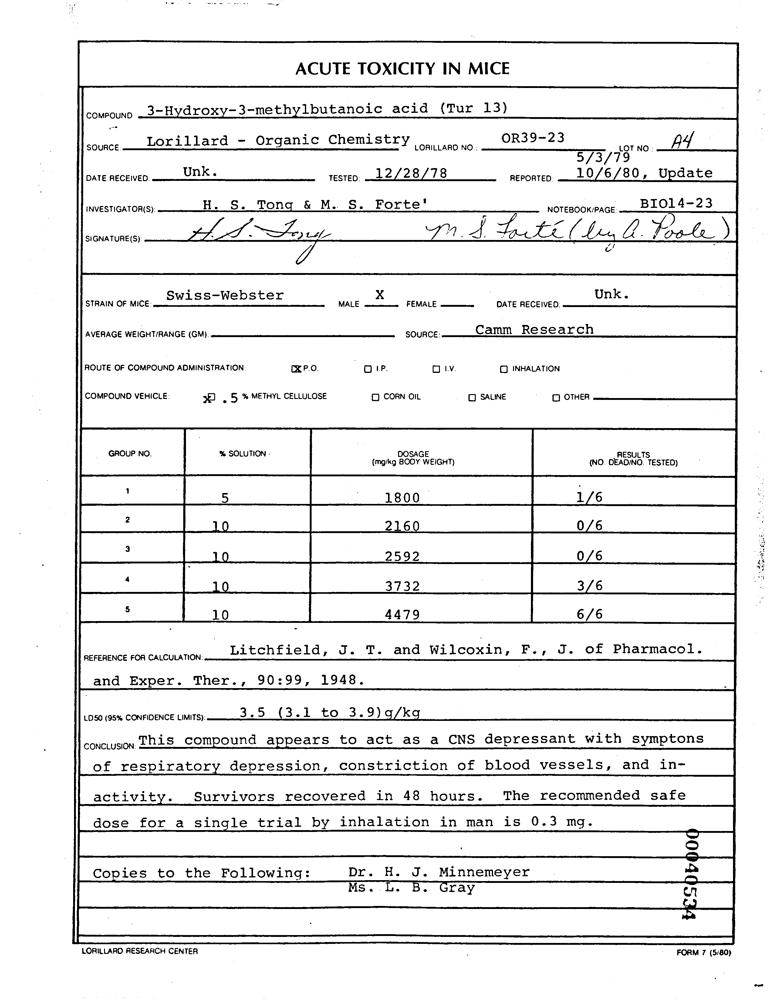
#> input picture src/api/uploads/00040534.jpeg, 777 x 1000 px; its folder holds only this picture in this run
$ python -i extract_tables.py   (imports and definitions only)
#> lines starting #> are read from the running program, lines starting #| are printed output that depends on the picture; after the words box and inside, x2 and y2 are one past the last pixel; in counts of white or black regions, pixels touching at a corner belong together

import cv2
import pytesseract
import os
import numpy as np
import pandas as pd

# Укажите путь к Tesseract
pytesseract.pytesseract.tesseract_cmd = r'C:\Program Files\Tesseract-OCR\tesseract.exe'

def preprocess_image(image_path):
    """
    Подготовка изображения: бинаризация и морфологическая обработка.
    """
#> called with image_path = '../api/uploads/00040534.jpeg'
    image = cv2.imread(image_path, cv2.IMREAD_GRAYSCALE)
#> image is the input picture: shape (1000, 777); min 0, max 255, mean 234.5
    _, binary = cv2.threshold(image, 128, 255, cv2.THRESH_BINARY_INV)
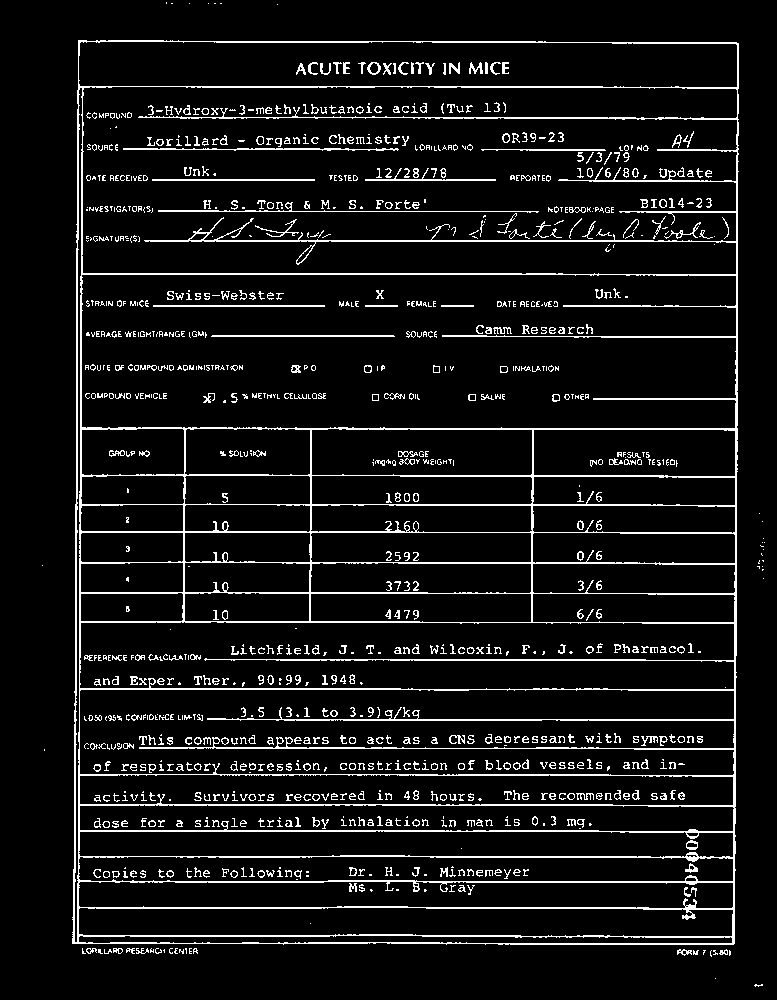
#> binary: shape (1000, 777); 7.8% white in thin lines or dots

    kernel = np.ones((2, 2), np.uint8)
    binary = cv2.erode(binary, kernel, iterations=1)
#> binary: shape (1000, 777); 2.6% white in thin lines or dots, all inside (x1, y1, x2, y2) = (73, 41, 763, 986)
    binary = cv2.dilate(binary, kernel, iterations=2)
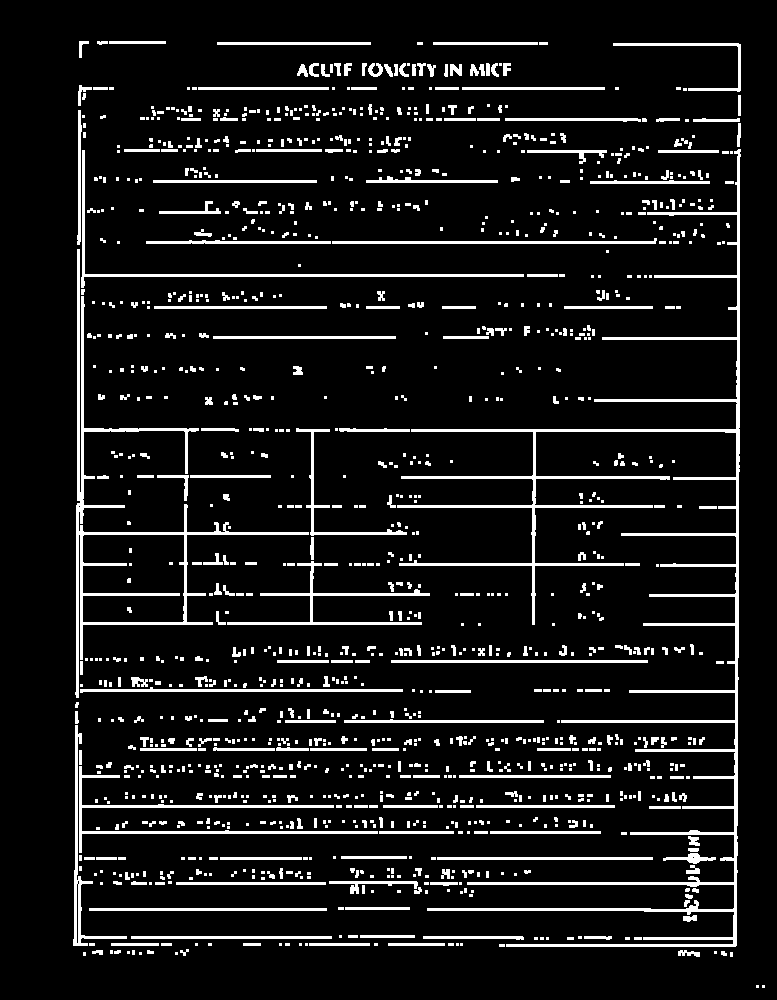
#> binary: shape (1000, 777); 9% white; 1316 white regions (853 under 20 px), largest, box (x1, y1, x2, y2) and area: (397, 149, 741, 947) 13953, (75, 249, 309, 698) 5150, (79, 766, 378, 853) 2029

    return binary

def detect_table(image):
    """
    Обнаружение структуры таблицы с помощью морфологических операций.
    """
    kernel_h = cv2.getStructuringElement(cv2.MORPH_RECT, (50, 1))
    kernel_v = cv2.getStructuringElement(cv2.MORPH_RECT, (1, 50))

    horizontal = cv2.morphologyEx(image, cv2.MORPH_OPEN, kernel_h)
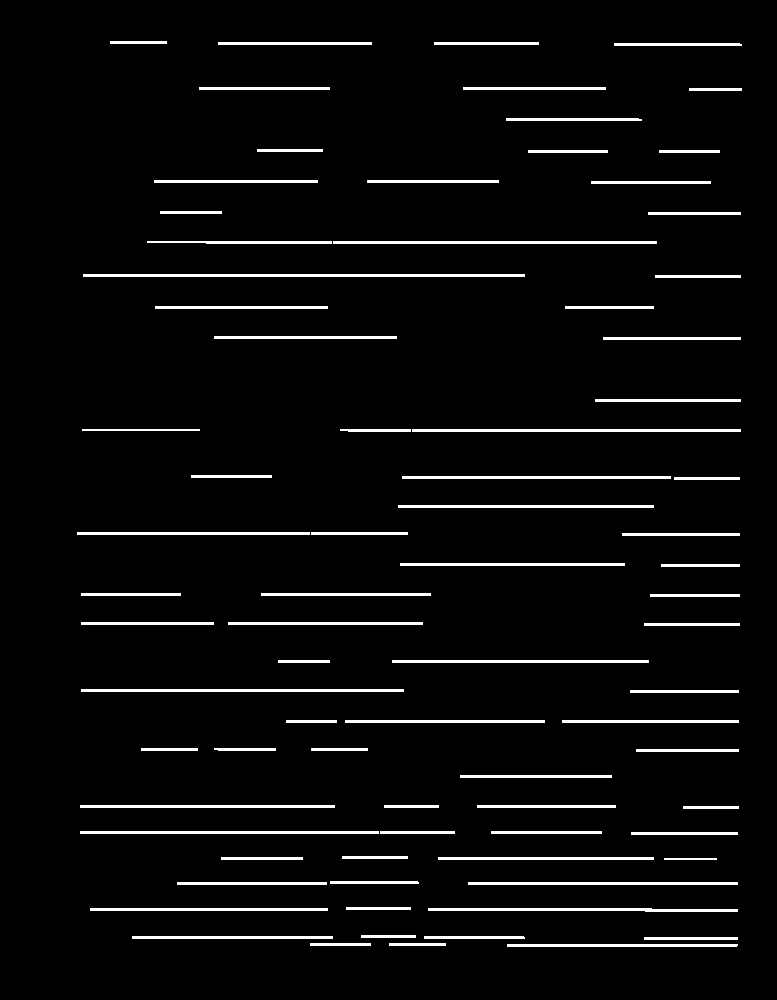
#> horizontal: shape (1000, 777); 4.3% white; 80 white regions, largest, box (x1, y1, x2, y2) and area: (83, 274, 525, 277) 1326, (412, 429, 741, 432) 987, (333, 241, 657, 244) 972
    vertical = cv2.morphologyEx(image, cv2.MORPH_OPEN, kernel_v)
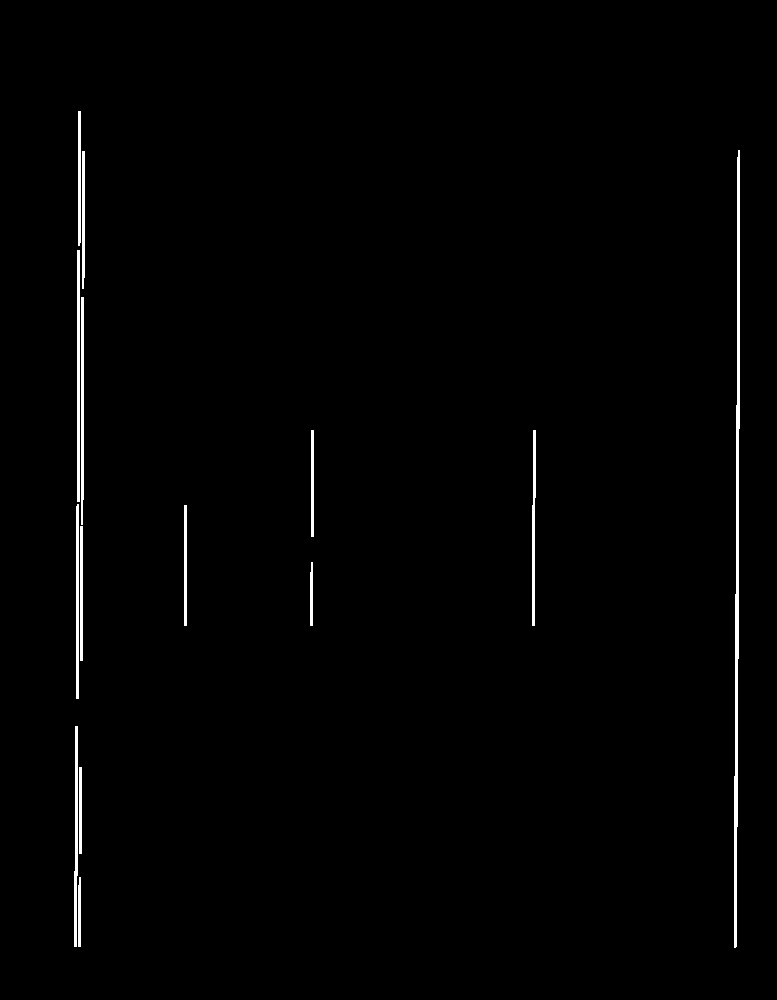
#> vertical: shape (1000, 777); 1.1% white; 14 white regions, largest, box (x1, y1, x2, y2) and area: (734, 150, 740, 948) 2526, (77, 250, 80, 502) 756, (74, 726, 78, 947) 668

    table_structure = cv2.add(horizontal, vertical)
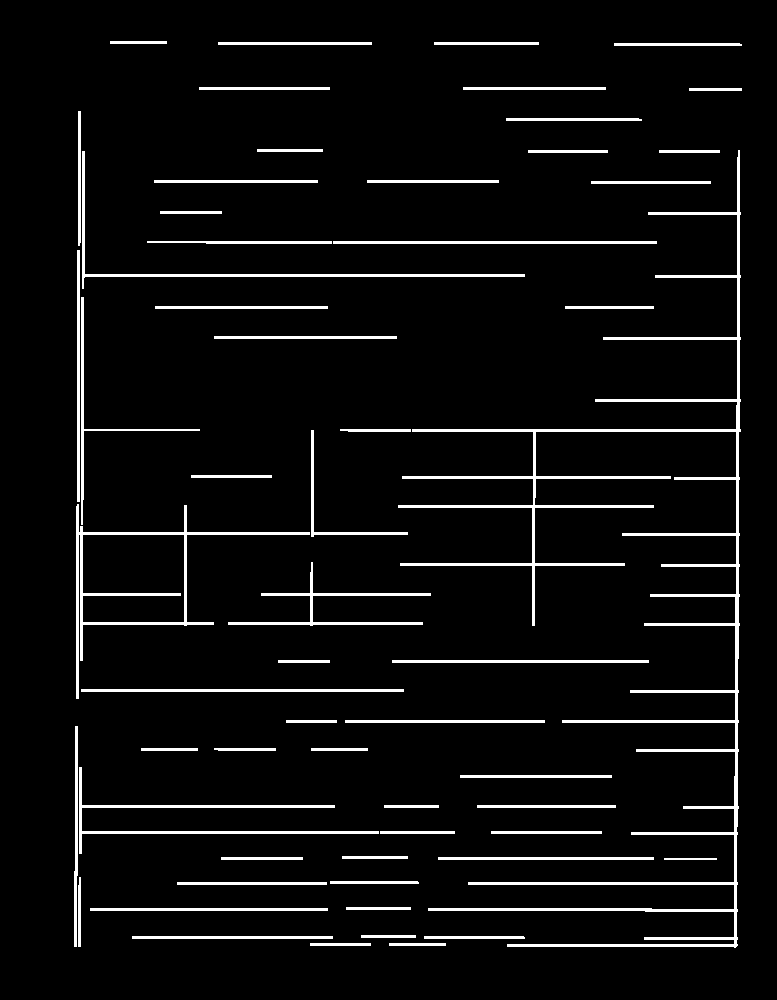
#> table_structure: shape (1000, 777); 5.3% white; 59 white regions
    contours, _ = cv2.findContours(table_structure, cv2.RETR_EXTERNAL, cv2.CHAIN_APPROX_SIMPLE)
#> contours = 59 contours; largest, box (x1, y1, x2, y2) and area: (76, 504, 310, 699) 10588, (398, 150, 741, 948) 8916, (79, 767, 379, 854) 1274, (82, 151, 525, 289) 1144, (228, 562, 431, 626) 838

    return contours

def extract_table_data(image_path, output_csv_path):
    """
    Извлечение данных из таблицы с использованием Tesseract.
    """
    binary_image = preprocess_image(image_path)
    contours = detect_table(binary_image)

    image = cv2.imread(image_path)
    rows = []

    for contour in contours:
        x_coord, y_coord, w, h = cv2.boundingRect(contour)
        if w > 50 and h > 20:
            table_cell = image[y_coord:y_coord + h, x_coord:x_coord + w]
            try:
                # OCR для ячейки таблицы
                text = pytesseract.image_to_string(table_cell, config='--psm 6').strip()
                if text:  # Добавляем только если текст не пустой
                    rows.append((x_coord, y_coord, text))
            except Exception as e:
                print(f"Ошибка OCR на контуре {x_coord}, {y_coord}, {w}, {h}: {e}")
                # Сохраняем изображение ячейки для отладки
                debug_path = f"debug_cell_{x_coord}_{y_coord}.png"
                cv2.imwrite(debug_path, table_cell)
                print(f"Ячейка сохранена для отладки: {debug_path}")
#> this loop made 20 passes
#> (contour, x_coord, y_coord, w, h) on passes 1, 2, 4, 5, 6, 7, 8, 11, 12, 13: ([[389, 943], [389, 945], [445, 945], [445, 943]], 389, 943, 57, 3), ([[310, 943], [310, 945], [370, 945], [370, 943]], 310, 943, 61, 3), ([[132, 936], [132, 938], [332, 938], [332, 936]], 132, 936, 201, 3), ([[361, 935], [361, 937], [415, 937], [415, 935]], 361, 935, 55, 3), ([[90, 908], [90, 910], [327, 910], [327, 908]], 90, 908, 238, 3), ([[346, 907], [346, 909], [410, 909], [410, 907]], 346, 907, 65, 3), ([[177, 882], [177, 884], [326, 884], [326, 882]], 177, 882, 150, 3), ([[664, 858], [664, 859], [716, 859], [716, 858]], 664, 858, 53, 2), ([[438, 857], [438, 859], [653, 859], [653, 857]], 438, 857, 216, 3), ([[221, 857], [221, 859], [302, 859], [302, 857]], 221, 857, 82, 3)
#> (x_coord, y_coord, w, h) on passes 3, 9, 10, 20: (424, 936, 101, 3), (330, 881, 89, 3), (78, 877, 3, 70), (79, 767, 300, 87)
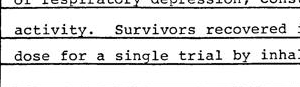
#> table_cell: shape (87, 300, 3); min 0, max 255, mean 222.5
#> after the loop, rows = []

    if rows:
        rows = sorted(rows, key=lambda x: (x[1], x[0]))  # Сортировка по координатам
        data = [row[2] for row in rows]

        # Сохранение данных в CSV
        df = pd.DataFrame(data, columns=["Content"])
        df.to_csv(output_csv_path, index=False)
        print(f"Таблица сохранена в: {output_csv_path}")
    else:
        print(f"Нет данных для сохранения из изображения {image_path}")

def process_table_images(input_dir, output_dir):
    """
    Обработка всех изображений в указанной папке.
    """
    os.makedirs(output_dir, exist_ok=True)

    for file_name in os.listdir(input_dir):
        if file_name.endswith(('.jpg', '.png', '.jpeg')):
            image_path = os.path.join(input_dir, file_name)
            output_csv_path = os.path.join(output_dir, file_name.replace(".jpg", ".csv").replace(".png", ".csv"))
            print(f"Обработка таблицы: {image_path}")
            extract_table_data(image_path, output_csv_path)

# [5 lines not run here, left out]

#> (the run stopped early here; a loop or call above may not have finished)
